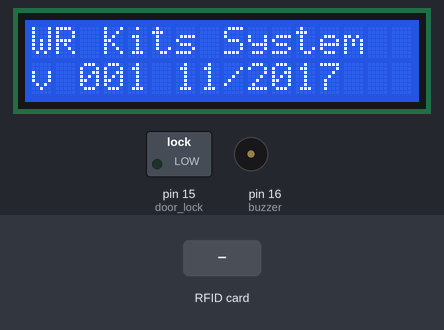
This sketch was run on a simulated Arduino Uno, built with avr-gcc and run on an emulated ATmega328P. Parts: 16×2 character LCD, switched loads named in the sketch (green lamp = pin HIGH), buzzer (waves = sounding, pin HIGH). Inputs (shaded band) come from the test bench. Pins used as bus, display or sensor lines are not drawn; what the sketch prints to the serial monitor is not drawn.

Above: at 2.7 s.
At 6.3 s:
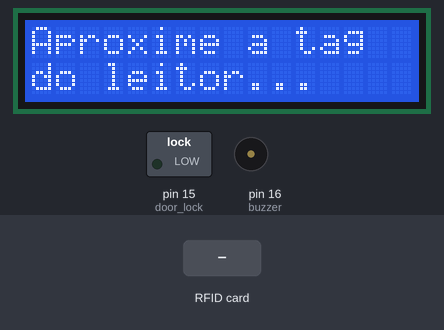
6.4 s: RFID card 86 D0 17 7E held to the reader
At 7.9 s:
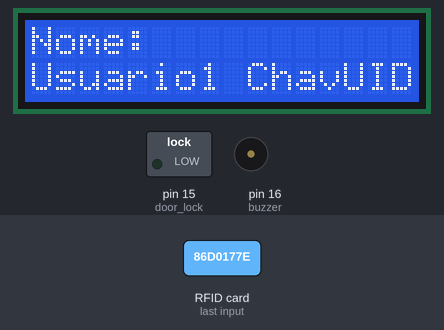
9.4 s: RFID card 54 DB 03 C5 held to the reader
At 10.4 s:
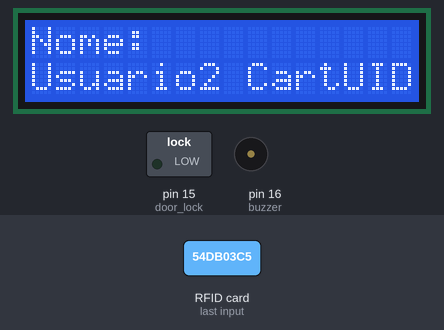
Timing chart, 0 to 12.4 s (numbered marks = the images above; inputs shaded):
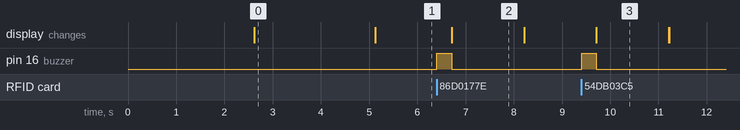

The sketch:

RFIDIdentificador.ino
```cpp
/*

            Este cógido é copiado do professor e tem a função de demonstrar no display o usuário no qual a tag RFID foi identificada.

*/

// --- Bibliotecas Auxiliares ---
#include <SPI.h>                                        //Biblioteca SPI
#include <MFRC522.h>                                    //Biblioteca para RFID
#include <LiquidCrystal.h>                              //Biblioteca para o display LCD


// --- Mapeamento de Hardware ---
#define   buzzer    16  //buzzer no A2
#define   door_lock 15  //atuador no A1
#define   door_sens 14  //sensor da porta no A0
#define   SS_PIN    10  //RFID SS
#define   RST_PIN    9  //RFID RST


// --- Hardware do LCD ---
LiquidCrystal disp(8,  //RS no digital 8
                   7,  //EN no digital 7
                   5,  //D4 no digital 5
                   4,  //D5 no digital 4
                   3,  //D6 no digital 3
                   2); //D7 no digital 2


MFRC522 mfrc522(SS_PIN, RST_PIN);   // Cria instância com MFRC522


// --- Protótipo das Funções Auxiliares ---
void rfid_func();                            //Função para identificação das tags RFID
void systemBoot();                           //Função para exibir boot do sistema


// --- Variáveis Globais ---
char st[20];
short invalid_counter = 0x00;  //armazena número de tentativas com tags inválidas


// --- Configurações Iniciais ---
void setup()
{

  disp.begin(16,2);                                      //Inicializa LCD 16 x 2


 // -- Entradas e Saídas
  pinMode(buzzer,    OUTPUT);
  pinMode(door_lock, OUTPUT);
  pinMode(door_sens, INPUT_PULLUP); //sensor de porta

  Serial.begin(9600);   // Inicia comunicação Serial em 9600 baud rate
  SPI.begin();          // Inicia comunicação SPI bus
  mfrc522.PCD_Init();   // Inicia MFRC522

  Serial.println("Aproxime o seu cartao do leitor...");
  Serial.println();

  //saídas iniciam desligadas
  digitalWrite(door_lock, LOW);
  digitalWrite(buzzer,    LOW);


   systemBoot();                                        //mensagens de inicialização


} //end setup


// --- Loop Infinito ---
void loop()
{


    disp.setCursor(0,0);                                 //Posiciona cursor na coluna 1, linha 1
    disp.print("Aproxime a tag");                        //Imprime mensagem
    disp.setCursor(0,1);                                 //Posiciona cursor na coluna 1, linha 2
    disp.print("do leitor...  ");                        //Imprime mensagem

    rfid_func();   //chama função para identificação de tags RFID


} //end loop


// === Funções Auxiliares ===
void rfid_func()                            //Função para identificação das tags RFID
{
      // -- Verifica novas tags --
      if ( ! mfrc522.PICC_IsNewCardPresent())
      {
        return;
      }
      // Seleciona um dos cartões
      if ( ! mfrc522.PICC_ReadCardSerial())
      {
        return;
      }

  // Mostra UID na serial
      Serial.print("UID da tag :");
      String conteudo= "";
      byte letra;
      for (byte i = 0; i < mfrc522.uid.size; i++)
      {
         Serial.print(mfrc522.uid.uidByte[i] < 0x10 ? " 0" : " ");
         Serial.print(mfrc522.uid.uidByte[i], HEX);
         conteudo.concat(String(mfrc522.uid.uidByte[i] < 0x10 ? " 0" : " "));
         conteudo.concat(String(mfrc522.uid.uidByte[i], HEX));
      }
      Serial.println();
      Serial.print("Mensagem : ");
      conteudo.toUpperCase();


      if (conteudo.substring(1) == "86 D0 17 7E") //tag Chaveiro o
      {


        // Aciona  buzzer

        digitalWrite(buzzer,    HIGH);
        delay(300);

        disp.setCursor(0,0);                                 //Posiciona cursor na coluna 1, linha 1
        disp.print("Nome:           ");                      //Imprime mensagem
        disp.setCursor(0,1);                                 //Posiciona cursor na coluna 1, linha 2
        disp.print("Usuario1 ChavUID");                      //Imprime mensagem

        digitalWrite(buzzer,     LOW);
        delay(1500);

        disp.setCursor(0,1);                                 //Posiciona cursor na coluna 1, linha 2
        disp.print("                ");                      //Imprime mensagem


      }

      if (conteudo.substring(1) == "54 DB 03 C5") //tag cartao
      {


        // Aciona   buzzer

        digitalWrite(buzzer,    HIGH);
        delay(300);

        disp.setCursor(0,0);                                 //Posiciona cursor na coluna 1, linha 1
        disp.print("Nome:           ");                      //Imprime mensagem
        disp.setCursor(0,1);                                 //Posiciona cursor na coluna 1, linha 2
        disp.print("Usuario2 CartUID");                      //Imprime mensagem

        digitalWrite(buzzer,     LOW);
        delay(1500);

        disp.setCursor(0,1);                                 //Posiciona cursor na coluna 1, linha 2
        disp.print("                ");                      //Imprime mensagem

      } //end if outras tags


} //end rfid_func


void systemBoot()
{
// --- Boot do Sistema --
   disp.setCursor(0,0);                                 //Posiciona cursor na coluna 1, linha 1
   disp.print("Identificador   ");                      //Imprime mensagem
   disp.setCursor(0,1);                                 //Posiciona cursor na coluna 1, linha 2
   disp.print("de tags RFID    ");                      //Imprime mensagem
   delay(2500);
   disp.setCursor(0,0);                                 //Posiciona cursor na coluna 1, linha 1
   disp.print("WR Kits System  ");                      //Imprime mensagem
   disp.setCursor(0,1);                                 //Posiciona cursor na coluna 1, linha 2
   disp.print("v 001 11/2017   ");                      //Imprime mensagem
   delay(2500);


} //end systemBoot
```

Measured:
- after the input at 6.4 s, pin 16 (buzzer): LOW → HIGH at once, → LOW 0.30 s later; the display: changes after 0.31 s (image 2)
- after the input at 9.4 s, pin 16 (buzzer): LOW → HIGH at once, → LOW 0.30 s later; the display: changes after 0.31 s (image 3)
- what the display in image 0 shows lasts 2.5 s, from 2.6 s to 5.1 s
- what the display in image 2 shows lasts 1.5 s, from 6.7 s to 8.2 s
